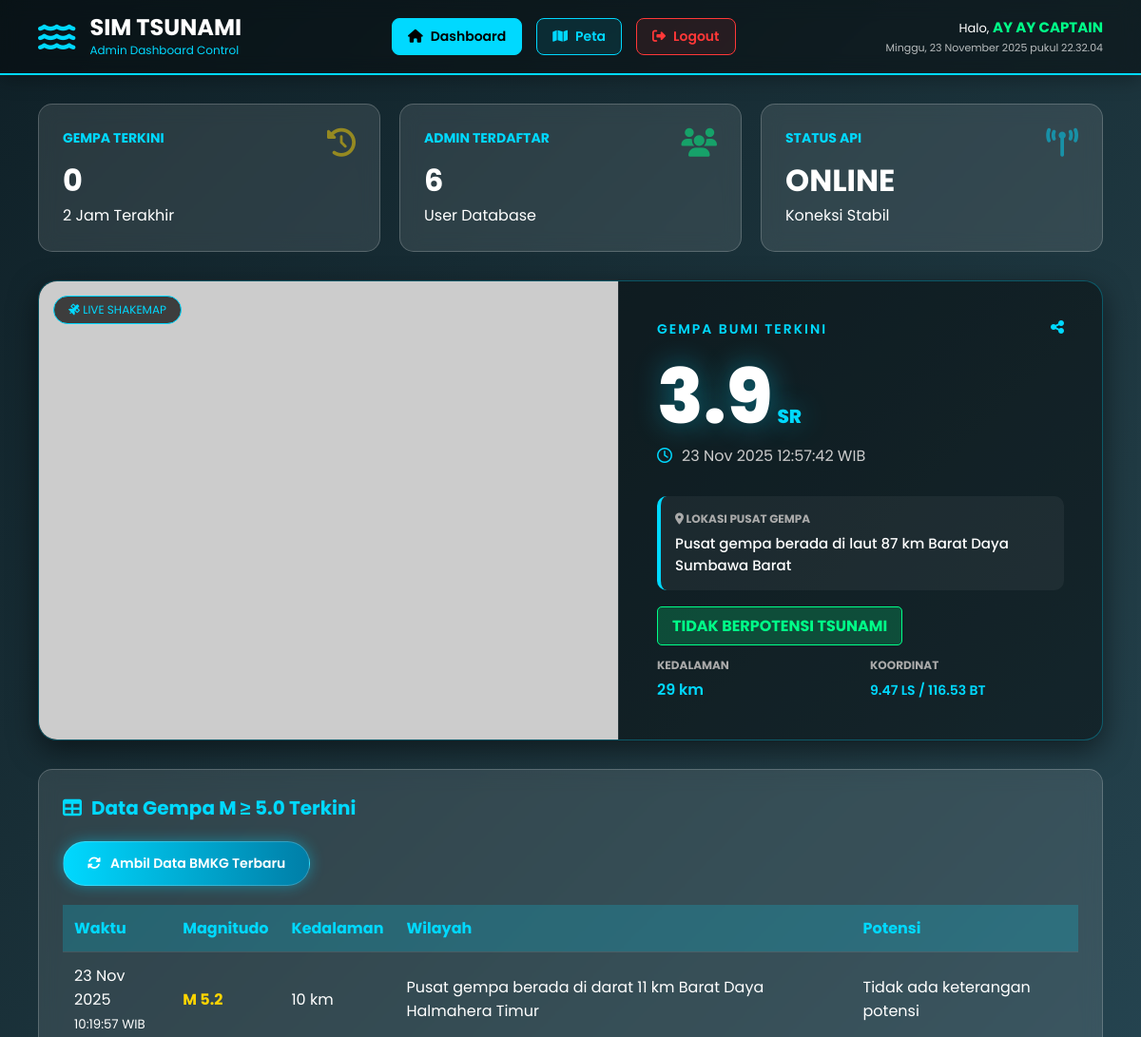
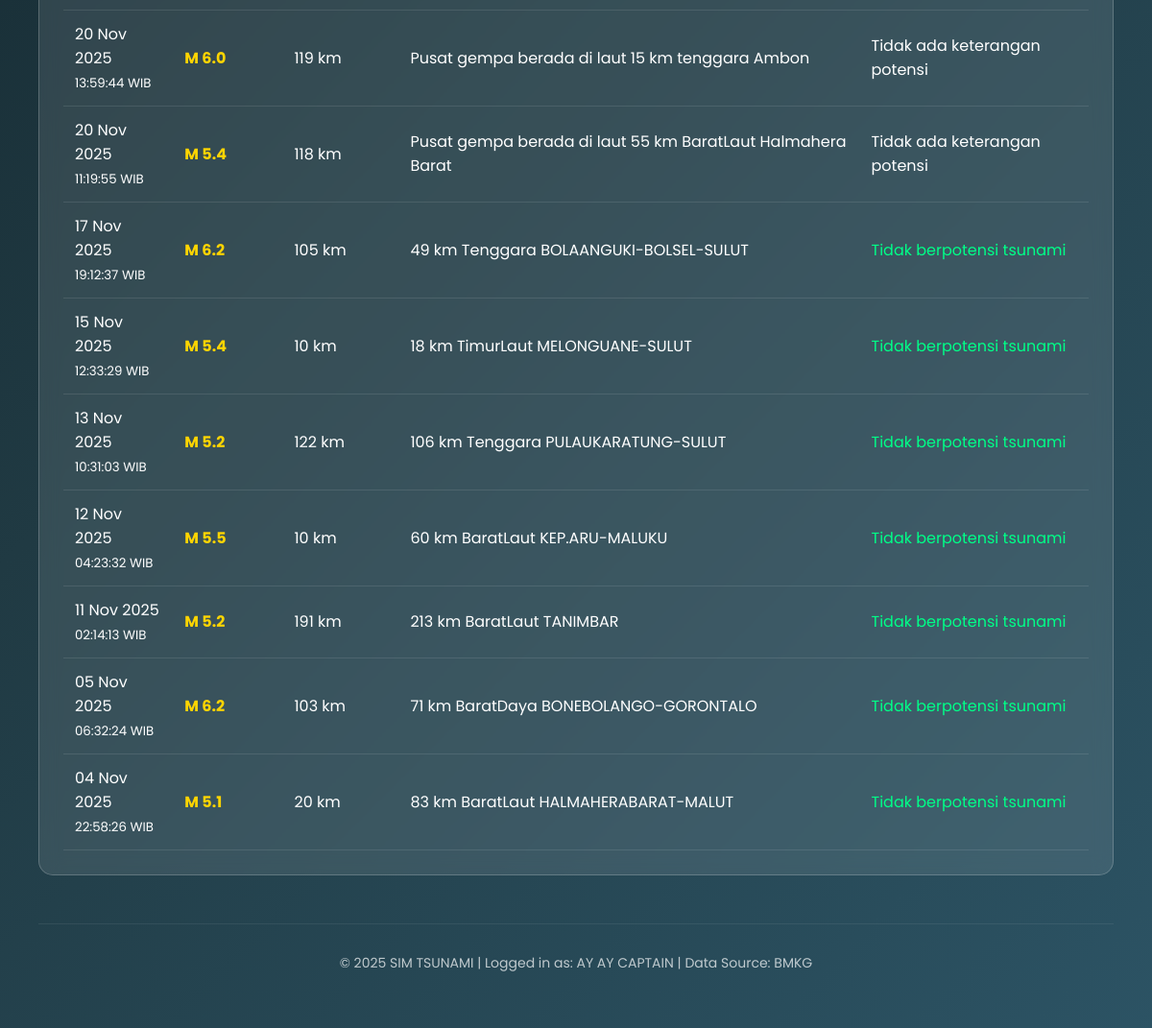
/homeadmin.php (signed in), run on an earlier commit of the app's database (2 pictures, top to bottom).
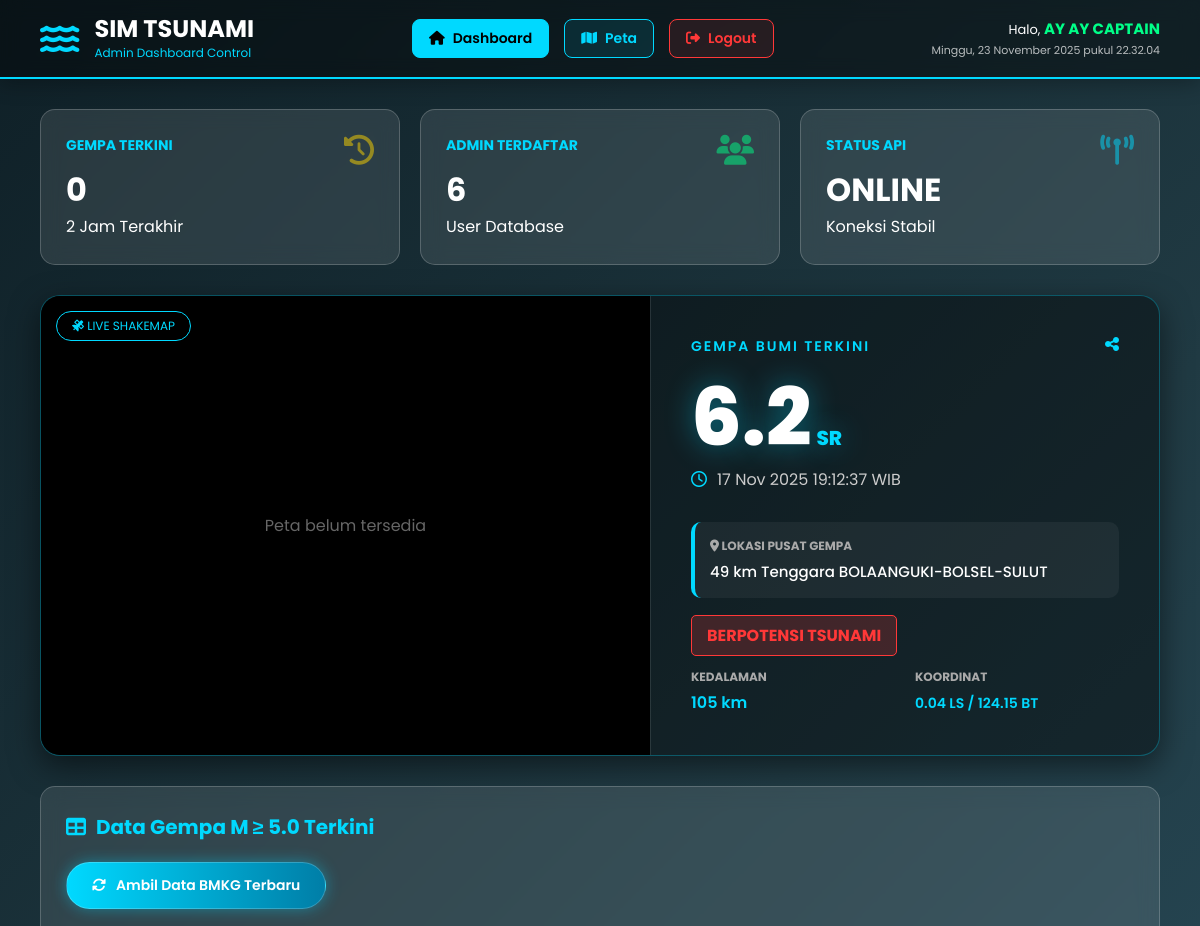
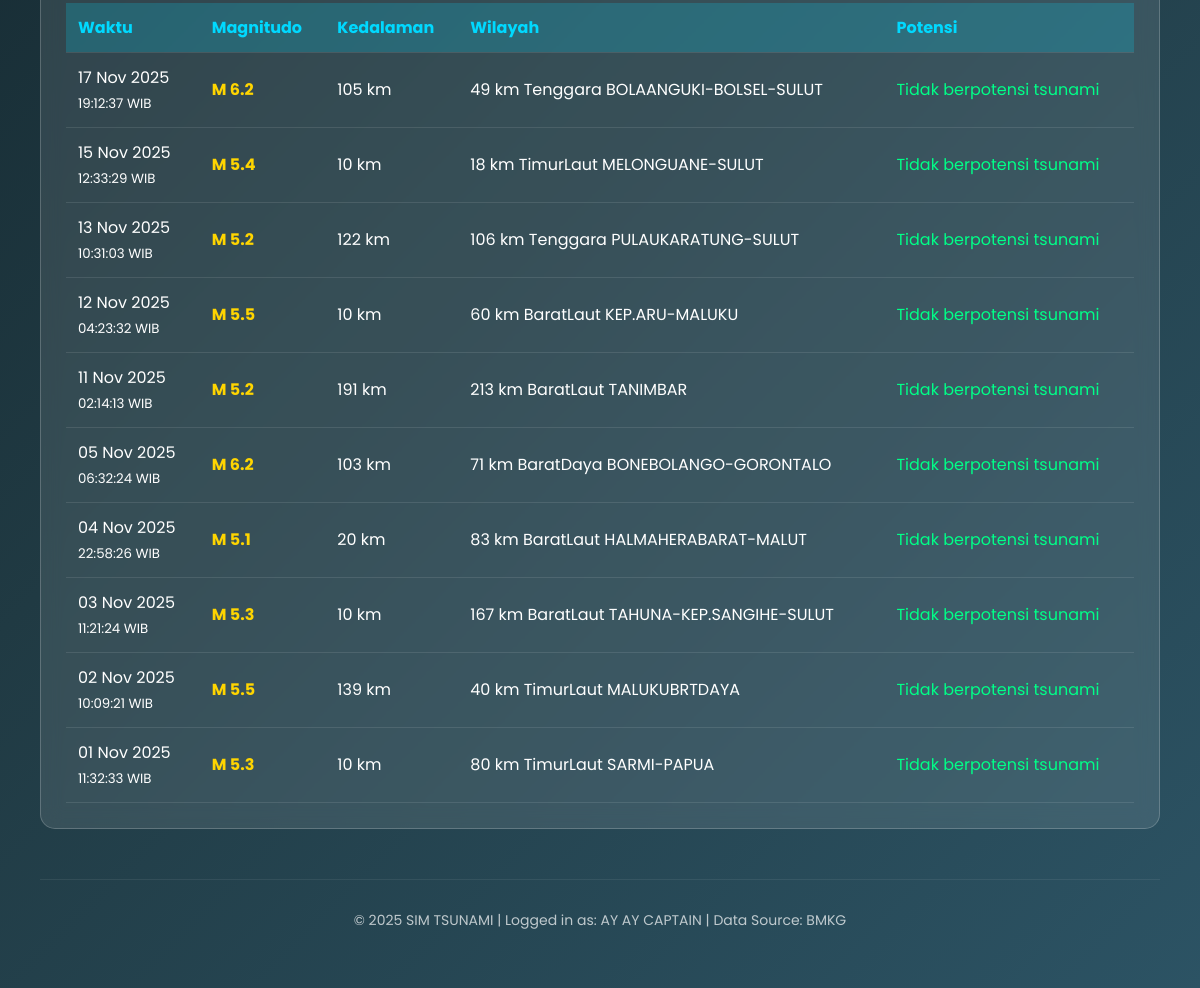
And on a later commit of the database (2 pictures, top to bottom).
### tables this page shows
CREATE TABLE `data_gempa` (
  `id` int NOT NULL,
  `tanggal_jam` datetime NOT NULL,
  `tanggal_text` varchar(50) DEFAULT NULL,
  `jam_text` varchar(50) DEFAULT NULL,
  `magnitude` varchar(10) DEFAULT NULL,
  `kedalaman` varchar(50) DEFAULT NULL,
  `wilayah` text,
  `lintang` varchar(50) DEFAULT NULL,
  `bujur` varchar(50) DEFAULT NULL,
  `potensi` text,
  `dirasakan` text,
  `shakemap` varchar(255) DEFAULT NULL,
  `created_at` timestamp NOT NULL DEFAULT CURRENT_TIMESTAMP
);

### homeadmin.php (the view, shortened to what the changed rows need)
<?php
include 'koneksi.php';
$q_latest = mysqli_query($conn, "SELECT * FROM data_gempa ORDER BY tanggal_jam DESC LIMIT 1");
$latest = mysqli_fetch_assoc($q_latest);
?>
<!DOCTYPE html>
<html lang="id">
<head>
    <link href="https://cdnjs.cloudflare.com/ajax/libs/font-awesome/6.4.0/css/all.min.css" rel="stylesheet">
</head>
<body>
    <div class="header">
        <div class="header-content">
            <div class="logo">
                <div>
                    <h1>SIM TSUNAMI</h1>
                </div>
            </div>
        </div>
    </div>
    <div class="container">
        <div id="dashboard-page" class="page-section active">
            <div class="hero-card">
                <div class="hero-map">
                    <div class="map-badge"><i class="fas fa-satellite"></i> LIVE SHAKEMAP</div>
                    <?php if (!empty($latest['shakemap'])): ?>
                        <img src="https://data.bmkg.go.id/DataMKG/TEWS/<?php echo $latest['shakemap']; ?>"
                            alt="Peta Guncangan"
                            onerror="this.src='https://via.placeholder.com/600x400?text=Peta+Belum+Tersedia';">
                    <?php else: ?>
                        <div style="color: #666;">Peta belum tersedia</div>
                    <?php endif; ?>
                </div>
                <div class="hero-info">
                    <div class="hero-header">
                        <div class="hero-title">GEMPA BUMI TERKINI</div>
                        <i class="fas fa-share-alt" style="color: #00d9ff; cursor: pointer;"></i>
                    </div>
                    <div class="mag-display">
                        <?php echo $latest['magnitude']; ?><span class="mag-label">SR</span>
                    </div>
                    <div class="date-display">
                        <i class="far fa-clock" style="color: #00d9ff;"></i>
                        <?php echo $latest['tanggal_text'] . ' ' . $latest['jam_text']; ?>
                    </div>
                    <div class="location-box">
                        <h4><i class="fas fa-map-marker-alt"></i> LOKASI PUSAT GEMPA</h4>
                        <p><?php echo $latest['wilayah']; ?></p>
                    </div>
                    <div style="margin-bottom: 20px;">
                        <?php
                        if (stripos($latest['potensi'], 'TSUNAMI') !== false) {
                            echo '<span style="background: rgba(255, 56, 56, 0.2); color: #ff3838; padding: 8px 15px; border-radius: 5px; border: 1px solid #ff3838; font-weight: bold;">BERPOTENSI TSUNAMI</span>';
                        } else {
                            echo '<span style="background: rgba(0, 255, 136, 0.2); color: #00ff88; padding: 8px 15px; border-radius: 5px; border: 1px solid #00ff88; font-weight: bold;">TIDAK BERPOTENSI TSUNAMI</span>';
                        }
                        ?>
                    </div>
                    <div class="detail-grid">
                        <div class="d-item">
                            <h5>KEDALAMAN</h5>
                            <span><?php echo $latest['kedalaman']; ?></span>
                        </div>
                        <div class="d-item">
                            <h5>KOORDINAT</h5>
                            <span style="font-size: 14px;"><?php echo $latest['lintang'] . ' / ' . $latest['bujur']; ?></span>
                        </div>
                    </div>
                </div>
            </div>
            <div class="panel">
                <h2><i class="fas fa-table"></i> Data Gempa M ≥ 5.0 Terkini</h2>
                <div class="data-table">
                    <table>
                        <thead>
                            <tr>
                                <th>Waktu</th>
                                <th>Magnitudo</th>
                                <th>Kedalaman</th>
                                <th>Wilayah</th>
                                <th>Potensi</th>
                            </tr>
                        </thead>
                        <tbody id="earthquake-data">
                            <?php
                            $query_gempa = mysqli_query($conn, "SELECT * FROM data_gempa WHERE magnitude >= 5.0 ORDER BY tanggal_jam DESC LIMIT 10");
                            if (mysqli_num_rows($query_gempa) > 0) {
                                while ($row = mysqli_fetch_assoc($query_gempa)) {
                                    $potensi_tabel = $row['potensi'];
                                    $warna_potensi = "#fff";
                                    if ($potensi_tabel == '-' || $potensi_tabel == '') {
                                        $potensi_tabel = "<span style='opacity:0.5; font-style:italic;'>Tidak ada info</span>";
                                    } elseif (stripos($potensi_tabel, 'tidak berpotensi') !== false) {
                                        $warna_potensi = "#00ff88";
                                    } elseif (stripos($potensi_tabel, 'potensi tsunami') !== false) {
                                        $warna_potensi = "#ff3838";
                                    }
                                    echo "<tr>";
                                    echo "<td>" . $row['tanggal_text'] . "<br><small>" . $row['jam_text'] . "</small></td>";
                                    echo "<td><strong style='color: #ffd500;'>M " . $row['magnitude'] . "</strong></td>";
                                    echo "<td>" . $row['kedalaman'] . "</td>";
                                    echo "<td>" . $row['wilayah'] . "</td>";
                                    echo "<td style='color: $warna_potensi;'>" . $potensi_tabel . "</td>";
                                    echo "</tr>";
                                }
                            } else {
                                echo "<tr><td colspan='5' style='text-align:center; padding:20px;'>Database kosong. Klik tombol sinkronisasi.</td></tr>";
                            }
                            ?>
                        </tbody>
                    </table>
                </div>
            </div>
        </div>
</body>
</html>

What changed in the data, as far as the page shows it:
removed data_gempa: magnitude "3.9", tanggal_text "23 Nov 2025", jam_text "12:57:42 WIB", wilayah "Pusat gempa berada di laut 87 km Barat Daya Sumbawa Barat", kedalaman "29 km", lintang "9.47 LS", bujur "116.53 BT"
removed data_gempa: tanggal_text "23 Nov 2025", jam_text "10:19:57 WIB", magnitude "5.2", kedalaman "10 km", wilayah "Pusat gempa berada di darat 11 km Barat Daya Halmahera Timur", potensi "Tidak ada keterangan potensi"
removed data_gempa: tanggal_text "20 Nov 2025", jam_text "13:59:44 WIB", magnitude "6.0", kedalaman "119 km", wilayah "Pusat gempa berada di laut 15 km tenggara Ambon", potensi "Tidak ada keterangan potensi"
removed data_gempa: tanggal_text "20 Nov 2025", jam_text "11:19:55 WIB", magnitude "5.4", kedalaman "118 km", wilayah "Pusat gempa berada di laut 55 km BaratLaut Halmahera Barat", potensi "Tidak ada keterangan potensi"
now on this page (row unchanged): data_gempa: tanggal_text "03 Nov 2025", jam_text "11:21:24 WIB", magnitude "5.3", kedalaman "10 km", wilayah "167 km BaratLaut TAHUNA-KEP.SANGIHE-SULUT", potensi "Tidak berpotensi tsunami"
now on this page (row unchanged): data_gempa: tanggal_text "02 Nov 2025", jam_text "10:09:21 WIB", magnitude "5.5", kedalaman "139 km", wilayah "40 km TimurLaut MALUKUBRTDAYA", potensi "Tidak berpotensi tsunami"
now on this page (row unchanged): data_gempa: tanggal_text "01 Nov 2025", jam_text "11:32:33 WIB", magnitude "5.3", kedalaman "10 km", wilayah "80 km TimurLaut SARMI-PAPUA", potensi "Tidak berpotensi tsunami"
Also different on the page:
$latest['magnitude']: "3.9" → "6.2"
$latest['tanggal_text']: "23 Nov 2025" → "17 Nov 2025"
$latest['jam_text']: "12:57:42 WIB" → "19:12:37 WIB"
$latest['wilayah']: "Pusat gempa berada di laut 87 km Barat Daya Sumbawa Barat" → "49 km Tenggara BOLAANGUKI-BOLSEL-SULUT"
$latest['kedalaman']: "29 km" → "105 km"
$latest['lintang']: "9.47 LS" → "0.04 LS"
$latest['bujur']: "116.53 BT" → "124.15 BT"
text no longer shown: "TIDAK BERPOTENSI TSUNAMI"
text now shown: "Peta belum tersedia BERPOTENSI TSUNAMI"
